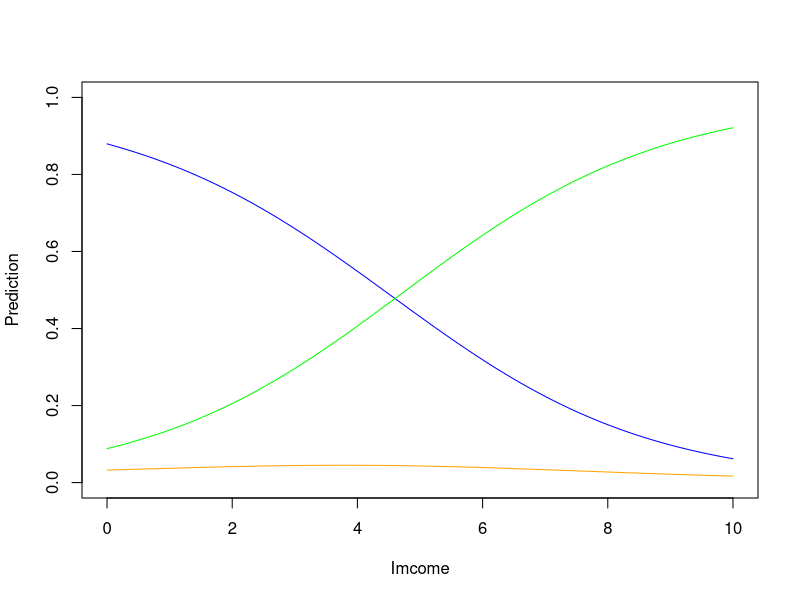

Here is the R script that generated this plot:
## ---- chunk 1
knitr::opts_chunk$set(echo = TRUE)
## ---- chunk 2
pi_i = function(x){1/ (1 + exp(3.3 - 0.2*x) + exp(1.0+0.3*x))}
pi_d = function(x){exp(3.3 - 0.2*x)/ (1 + exp(3.3 - 0.2*x) + exp(1.0+0.3*x))}
pi_r = function(x){exp(1.0 + 0.3*x)/ (1 + exp(3.3 - 0.2*x) + exp(1.0+0.3*x))}

curve(pi_i, xlim = c(0,10), ylim = c(0,1), col = "orange", xlab = "Imcome", ylab = "Prediction")
curve(pi_d, col = "Blue", xlab = "Imcome", ylab = "Prediction", add = TRUE)
curve(pi_r, col = "Green", xlab = "Imcome", ylab = "Prediction", add = TRUE)
## ---- chunk 3
political = data.frame(
  Gender = c("M", "M", "F", "F"),
  Race = c("W", "B", "W", "B"),
  Dem = c(132, 42, 172, 56),
  Rep = c(176, 6, 129, 4),
  Ind = c(127, 12, 130, 15)
)
political
## ---- chunk 4
library(VGAM)

mod1 <- vglm(
cbind(Dem, Rep, Ind) ~ Gender+Race, family=multinomial, data= political)

mod2 <- vglm(
cbind(Dem, Rep, Ind) ~ Gender, family=multinomial, data= political)

mod3 <- vglm(
cbind(Dem, Rep, Ind) ~ Race, family=multinomial, data= political)

AIC(mod1)
AIC(mod2)
AIC(mod3)

#Based off of AIC, Mod1 with all variables is preferred. 
## ---- chunk 5
summary(mod1)
